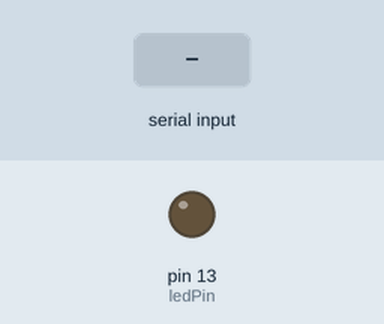
Bench run of a sketch on a simulated Arduino Uno, built with avr-gcc and run on an emulated ATmega328P. Shown: output pins drawn as LEDs (lit = HIGH). The inputs (shaded band) are chosen by the test bench. What the sketch prints to the serial monitor is not drawn.

Above: at 1.2 s.
1.3 s: byte 30 received over Serial
At 1.7 s:
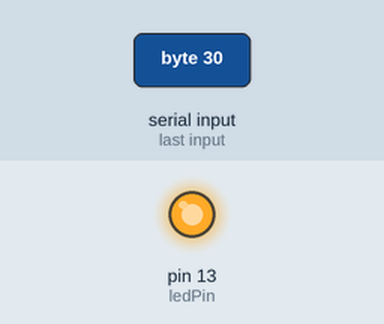
3.3 s: byte 90 received over Serial
At 4.6 s:
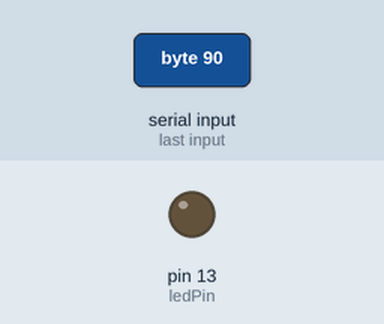
4.8 s: byte 120 received over Serial
At 5.2 s:
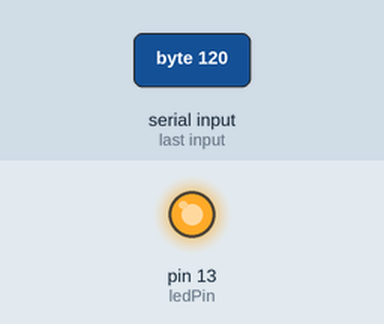
Timing chart, 0 to 7.8 s (numbered marks = the images above; inputs shaded):
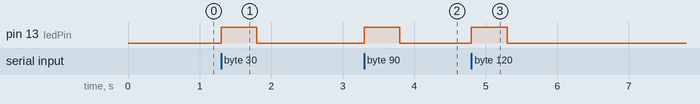

Measured:
- after the input at 1.3 s, pin 13 (ledPin): LOW → HIGH at once, → LOW 0.50 s later
- after the input at 3.3 s, pin 13 (ledPin): LOW → HIGH at once, → LOW 0.50 s later
- after the input at 4.8 s, pin 13 (ledPin): LOW → HIGH at once, → LOW 0.50 s later

The sketch:

SerialLedResponse.ino
```cpp
int ledPin = 13;

void setup() {
  Serial.begin(9600);
  pinMode(ledPin, OUTPUT);
}

void loop() {
  if (Serial.available() > 0) {
    char incomingByte = Serial.read();

    if (incomingByte != '\n' ){
      Serial.print("Returning: ");
      Serial.println(incomingByte);
      digitalWrite(ledPin, HIGH);
      delay(500);
      digitalWrite(ledPin, LOW);
      delay(500);
    }
  }
}
```
